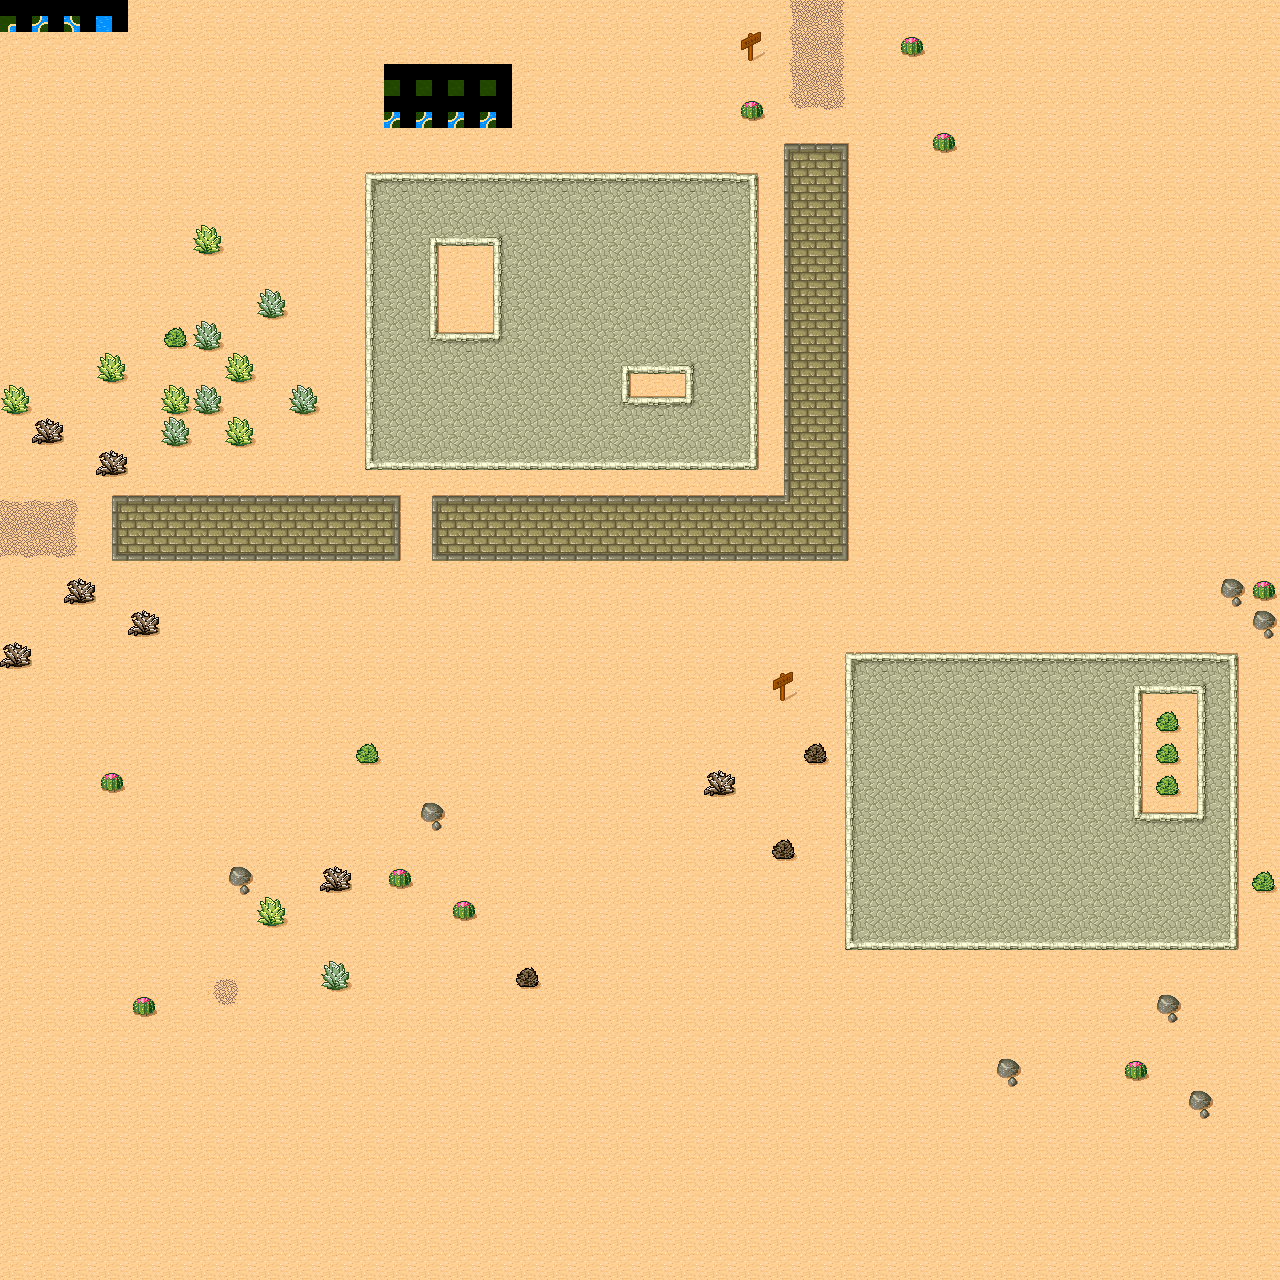

This is a level from a 2D game, rendered from its Tiled map with the project's own tilesets. A one-line summary and the map file follow, with tile-layer data summarised:
An orthogonal 40x40 tile map with 32x32 px tiles, 1 tile layer (Ground), 2 tilesets.

<map version="1.0" orientation="orthogonal" renderorder="right-down" width="40" height="40" tilewidth="32" tileheight="32" nextobjectid="1">
 <tileset firstgid="1" name="Desert" tilewidth="32" tileheight="32" spacing="1" margin="1" tilecount="48">
  <image source="tmw_desert_spacing.png" width="265" height="199" />
  <terraintypes>
   <terrain name="Desert" tile="29" />
   <terrain name="Brick" tile="9" />
   <terrain name="Cobblestone" tile="33" />
   <terrain name="Dirt" tile="14" />
  </terraintypes>
  <tile id="0" terrain="0,0,0,1" />
  <tile id="1" terrain="0,0,1,1" />
  <tile id="2" terrain="0,0,1,0" />
  <tile id="3" terrain="3,3,3,0" />
  <tile id="4" terrain="3,3,0,3" />
  <tile id="5" terrain="0,0,0,3" />
  <tile id="6" terrain="0,0,3,3" />
  <tile id="7" terrain="0,0,3,0" />
  <tile id="8" terrain="0,1,0,1" />
  <tile id="9" terrain="1,1,1,1" />
  <tile id="10" terrain="1,0,1,0" />
  <tile id="11" terrain="3,0,3,3" />
  <tile id="12" terrain="0,3,3,3" />
  <tile id="13" terrain="0,3,0,3" />
  <tile id="14" terrain="3,3,3,3" />
  <tile id="15" terrain="3,0,3,0" />
  <tile id="16" terrain="0,1,0,0" />
  <tile id="17" terrain="1,1,0,0" />
  <tile id="18" terrain="1,0,0,0" />
  <tile id="19" terrain="1,1,1,0" />
  <tile id="20" terrain="1,1,0,1" />
  <tile id="21" terrain="0,3,0,0" />
  <tile id="22" terrain="3,3,0,0" />
  <tile id="23" terrain="3,0,0,0" />
  <tile id="24" terrain="0,0,0,2" />
  <tile id="25" terrain="0,0,2,2" />
  <tile id="26" terrain="0,0,2,0" />
  <tile id="27" terrain="1,0,1,1" />
  <tile id="28" terrain="0,1,1,1" />
  <tile id="29" terrain="0,0,0,0" />
  <tile id="30" terrain="0,0,0,0" probability="0.01" />
  <tile id="31" terrain="0,0,0,0" probability="0.01" />
  <tile id="32" terrain="0,2,0,2" />
  <tile id="33" terrain="2,2,2,2" />
  <tile id="34" terrain="2,0,2,0" />
  <tile id="35" terrain="2,2,2,0" />
  <tile id="36" terrain="2,2,0,2" />
  <tile id="37" terrain="0,0,0,0" probability="0.01" />
  <tile id="38" terrain="0,0,0,0" probability="0.01" />
  <tile id="39" terrain="0,0,0,0" probability="0.01" />
  <tile id="40" terrain="0,2,0,0" />
  <tile id="41" terrain="2,2,0,0" />
  <tile id="42" terrain="2,0,0,0" />
  <tile id="43" terrain="2,0,2,2" />
  <tile id="44" terrain="0,2,2,2" />
  <tile id="45" terrain="0,0,0,0" probability="0" />
  <tile id="46" terrain="0,0,0,0" probability="0.01" />
  <tile id="47" terrain="0,0,0,0" probability="0.01" />
 </tileset>
 <tileset firstgid="49" name="terraintiles64" tilewidth="16" tileheight="16" tilecount="16">
  <image source="../images/terraintiles64.png" width="64" height="64" />
 </tileset>
 <layer name="Ground" width="40" height="40">
  <properties>
   <property name="scale" value="2" />
  </properties>
  <data>[1600 cells, 1600 non-empty, 46 distinct tile ids]</data>
 </layer>
</map>
